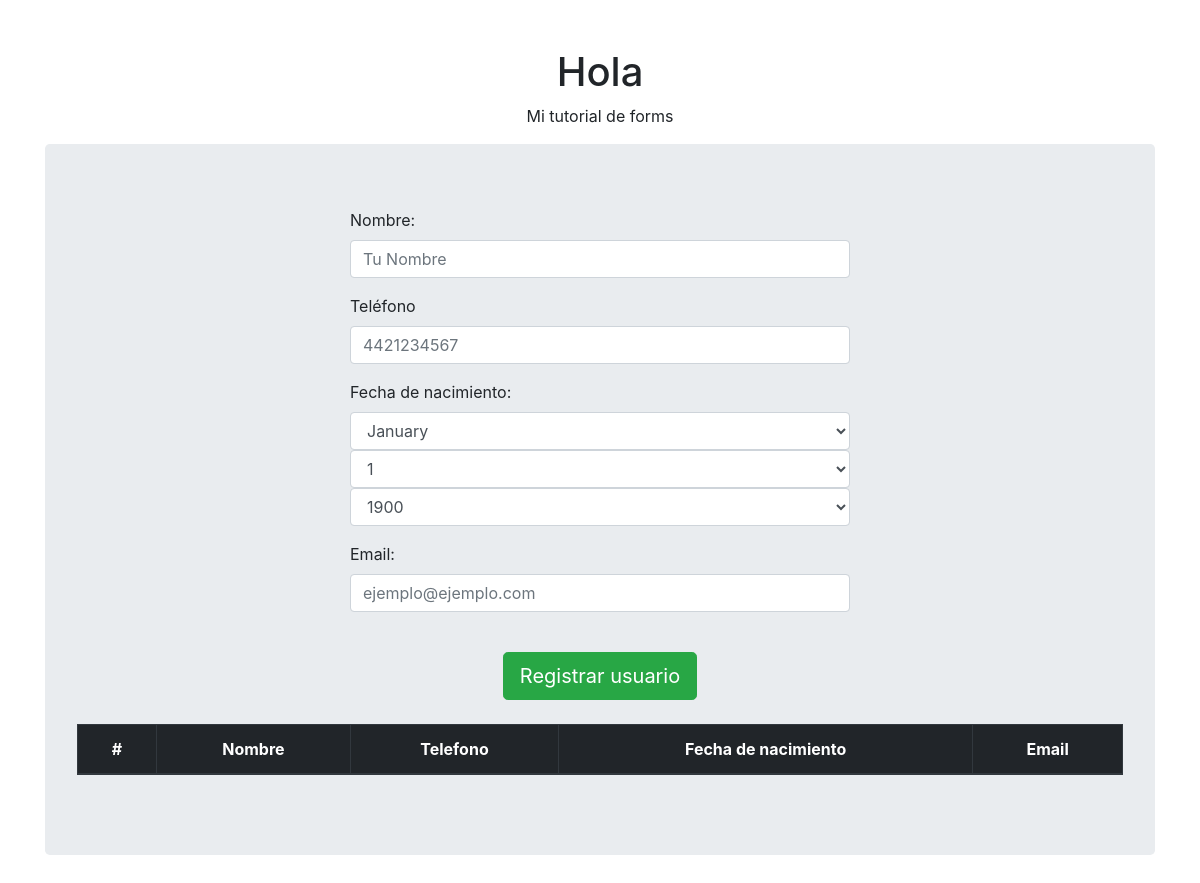
Before: / with the older database file.
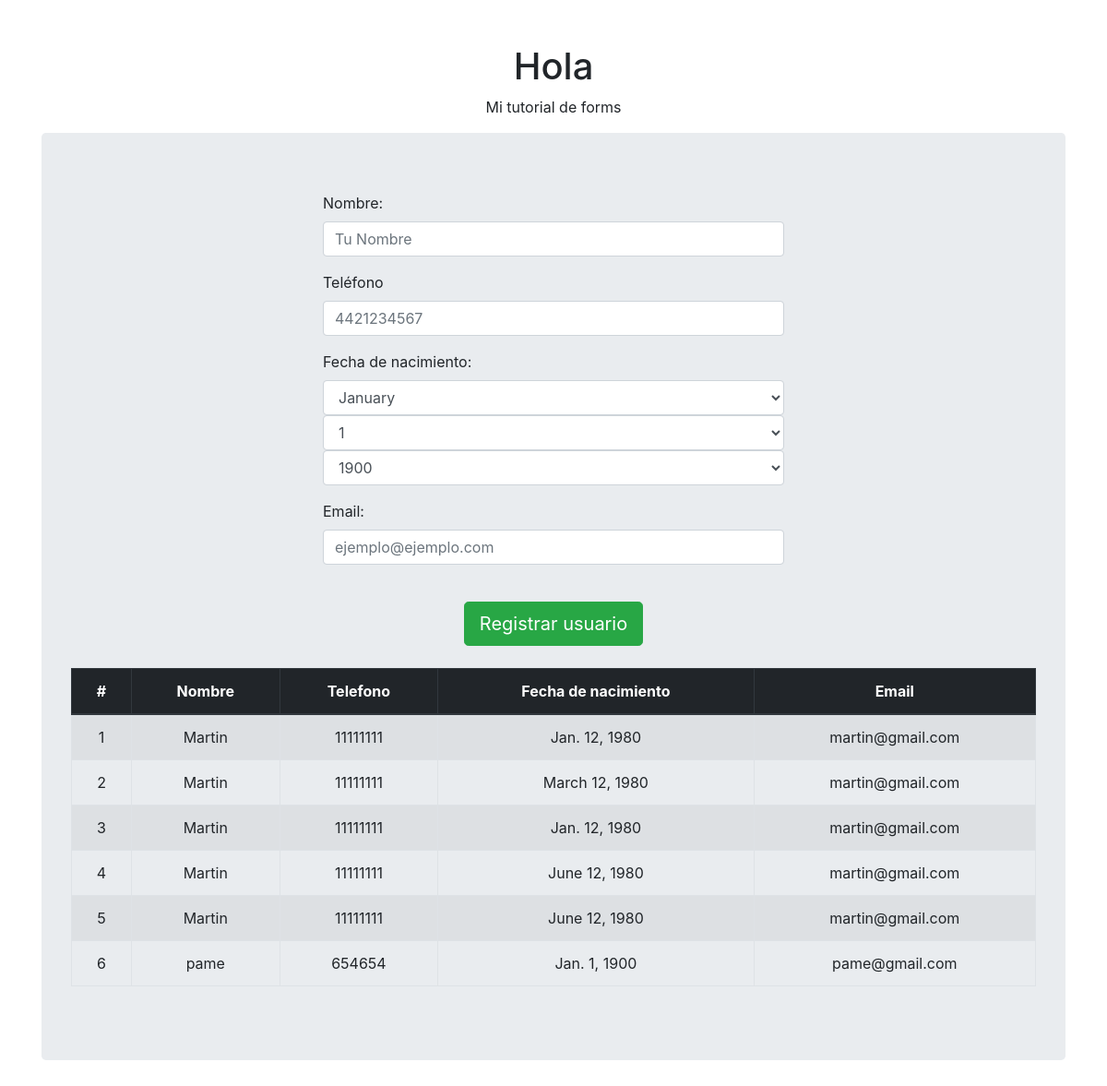
After: the same page with the newer database file.
### forms/models.py (models this page shows)
class Usuarios(models.Model):
    nombre = models.CharField(max_length=15)
    telefono = models.CharField(max_length=12)
    fecha_de_nacimiento = models.DateField()
    email = models.EmailField(max_length=254)

### forms/views.py (the view)
# urls.py: path('', views.index, name='mi_form'),
def index(request):
    mis_usuarios = Usuarios.objects.all()
    if request.method == 'POST':
        register_form = RegistrarUsuario(request.POST)
        if register_form.is_valid():
            success = register_form.registrar_usuario()
            return redirect('./')
    else:
        register_form = RegistrarUsuario()
        return render(request, 'forms/mi_form.html', {'register_form': register_form,'usuarios': mis_usuarios})

### forms/templates/forms/mi_form.html (shortened to what this page needs)
<!DOCTYPE html>
<html>
<head>
  <link rel="stylesheet" href="https://stackpath.bootstrapcdn.com/bootstrap/4.1.3/css/bootstrap.min.css">
</head>
<body>
  <div class="container text-center pt-5">
    <h1>Hola</h1>
    <p>Mi tutorial de forms</p>
    <div class='jumbotron'>
      <center>
        <div class="text-left" style="max-width:500px">
          <form action="{% url 'forms:mi_form' %}" method="post">
            {% for field in register_form %}
            <div class='form-group'>
              <label for="{{ field.name }}">{{ field.label }}</label>
              {{ field }}
            </div>
            {% endfor %}
            <br>
            <center><button type="submit" class="btn btn-success btn-lg">Registrar usuario</button></center>
          </form>
        </div>
      </center>
      <br>
      <table  class="table table-striped table-bordered">
        <thead class="thead-dark">
          <tr>
            <th>#</th>
            <th>Nombre</th>
            <th>Telefono</th>
            <th>Fecha de nacimiento</th>
            <th>Email</th>
          </tr>
        </thead>
<tbody>
          {% for user in usuarios %}
          <tr>
            <td>{{ user.id }}</td>
            <td>{{ user.nombre }}</td>
            <td>{{ user.telefono }}</td>
            <td>{{ user.fecha_de_nacimiento }}</td>
            <td>{{ user.email }}</td>
          </tr>
          {% endfor %}
        </tbody>
      </table>
    </div>
  </div>
</body>
</html>

Changed rows visible on the page:
added Usuarios: id "1", nombre "Martin", telefono "11111111", fecha_de_nacimiento "Jan. 12, 1980", email "martin@gmail.com"
added Usuarios: id "2", nombre "Martin", telefono "11111111", fecha_de_nacimiento "March 12, 1980", email "martin@gmail.com"
added Usuarios: id "3", nombre "Martin", telefono "11111111", fecha_de_nacimiento "Jan. 12, 1980", email "martin@gmail.com"
added Usuarios: id "4", nombre "Martin", telefono "11111111", fecha_de_nacimiento "June 12, 1980", email "martin@gmail.com"
added Usuarios: id "5", nombre "Martin", telefono "11111111", fecha_de_nacimiento "June 12, 1980", email "martin@gmail.com"
added Usuarios: id "6", nombre "pame", telefono "654654", fecha_de_nacimiento "Jan. 1, 1900", email "pame@gmail.com"
